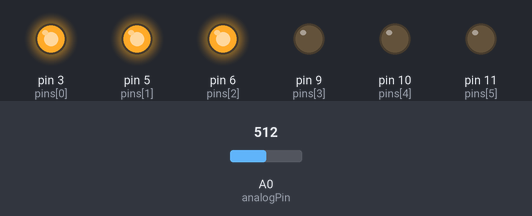
A sketch run on a simulated Arduino Uno, built with avr-gcc and run on an emulated ATmega328P. On the bench: output pins drawn as LEDs (lit = HIGH). The inputs (shaded band) are chosen by the test bench; at power-on: A0 (analogPin) = 512.

Above: at 1.2 s.
1.3 s: A0 (analogPin) set to 569
2.8 s: A0 (analogPin) set to 597
At 3.9 s:
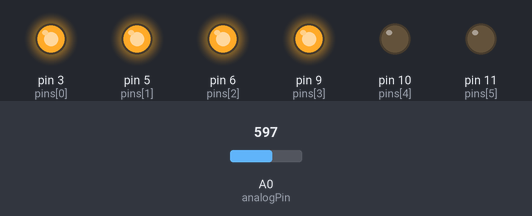
4.3 s: A0 (analogPin) set to 306
At 5.1 s:
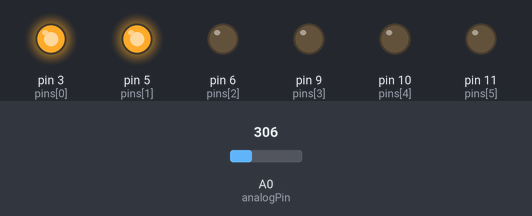
5.8 s: A0 (analogPin) set to 280
At 6.2 s:
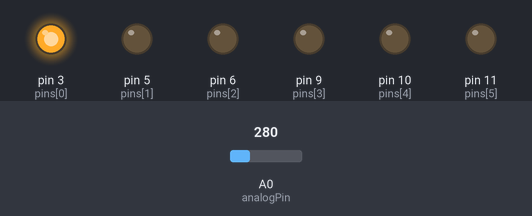
7.3 s: A0 (analogPin) set to 161
8.8 s: A0 (analogPin) set to 132
At 9.7 s:
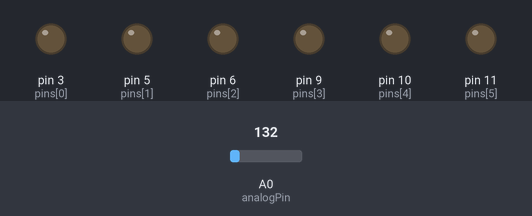
Timing chart, 0 to 11.3 s (numbered marks = the images above; inputs shaded):
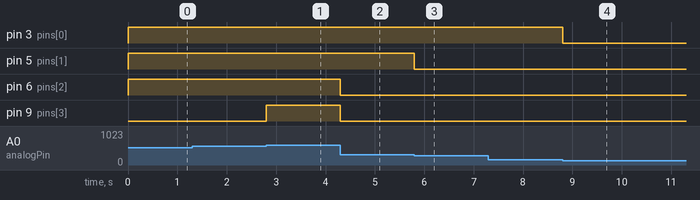

The sketch:

LEDstickAnalogread.ino
```cpp
const int pins[6] = {3, 5, 6, 9, 10,11};
const int analogPin = A0;


void setup(){
  Serial.begin(9600);
  for(int i=0;i<6;i++){
    pinMode(pins[i], OUTPUT);
  }
}

void loop(){
  int analogValue = analogRead(analogPin);
  for(int i=0;i<6;i++){
    if(analogValue>1024/7*(1+i))
      digitalWrite(pins[i], HIGH);
    else digitalWrite(pins[i], LOW);
 }

}
```

Measured:
- the behaviour switches between 584 and 585 on A0 (analogPin) (found by bisection; images 0 and 1)
- the behaviour switches between 293 and 292 on A0 (analogPin) (found by bisection; images 2 and 3)
- the behaviour switches between 147 and 146 on A0 (analogPin) (found by bisection; images 3 and 4)
- after the input at 1.3 s, every drawn part: stays the same
- after the input at 2.8 s, pin 9 (pins[3]): LOW → HIGH at once
- after the input at 4.3 s, pin 6 (pins[2]), pin 9 (pins[3]): HIGH → LOW at once
- after the input at 5.8 s, pin 5 (pins[1]): HIGH → LOW at once
- after the input at 7.3 s, every drawn part: stays the same
- after the input at 8.8 s, pin 3 (pins[0]): HIGH → LOW at once
